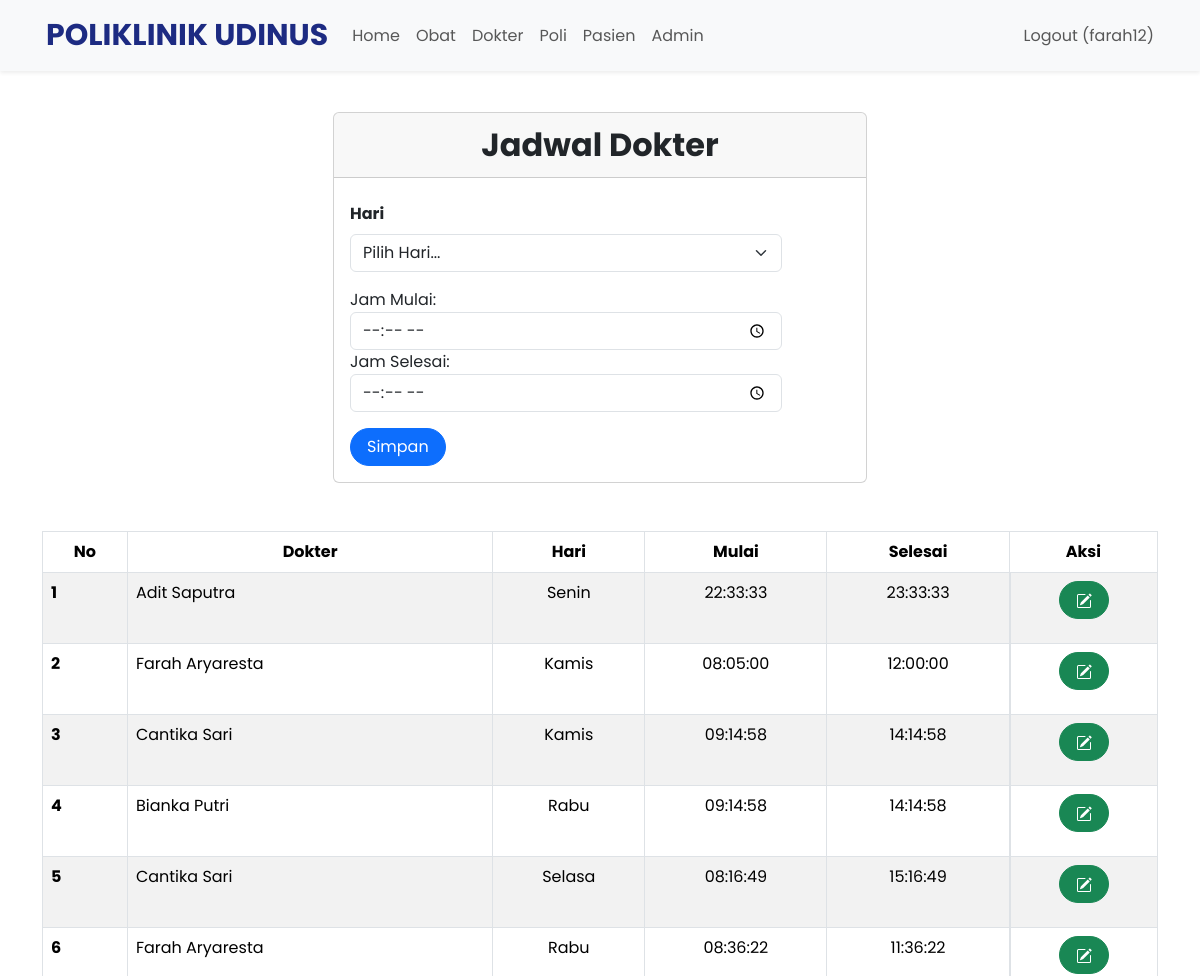
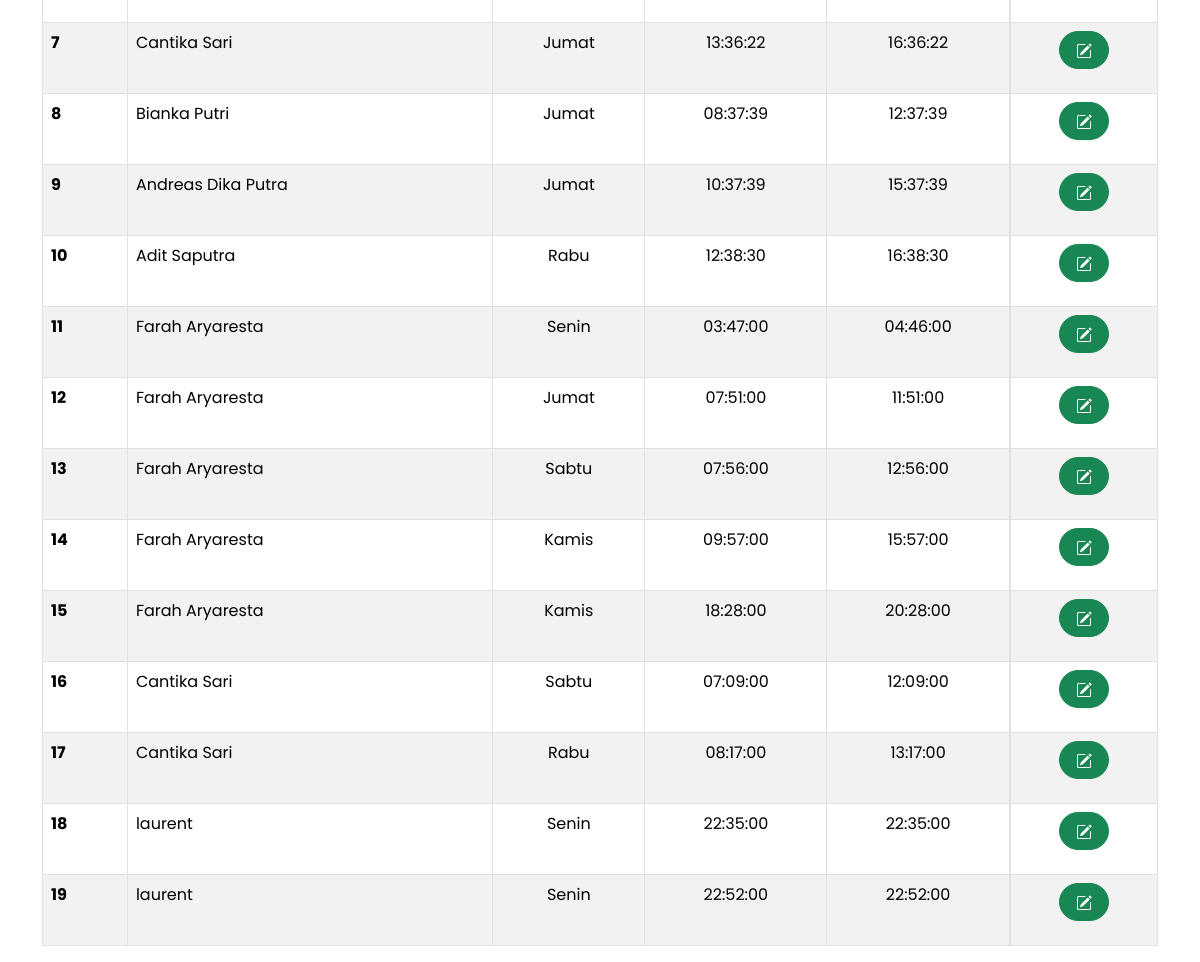
The page /index.php?page=jadwalDokterAdmin (signed in) on the database its author committed (2 pictures, top to bottom).
### tables this page shows
CREATE TABLE `jadwal_periksa` (
  `id` int(11) NOT NULL,
  `id_dokter` int(11) NOT NULL,
  `hari` enum('Senin','Selasa','Rabu','Kamis','Jumat','Sabtu') NOT NULL,
  `jam_mulai` time NOT NULL,
  `jam_selesai` time NOT NULL,
  `status` varchar(255) DEFAULT NULL
);

CREATE TABLE `dokter` (
  `id` int(11) NOT NULL,
  `nama` varchar(255) NOT NULL,
  `alamat` varchar(255) NOT NULL,
  `no_hp` varchar(50) NOT NULL,
  `id_poli` int(11) NOT NULL,
  `password` varchar(255) NOT NULL
);

### jadwalDokterAdmin.php (the view, shortened to what this page needs)
<br>
<div class="container">
    <div class="container">
        <div class="row justify-content-center">
            <div class="col-md-6">
                <div class="card">
                    <div class="card-header text-center fw-bold" style="font-size: 2rem;">Jadwal Dokter</div>
                    <div class="card-body">
                        <form class="form row" method="POST" style="width: 30rem;" action="" name="myForm" onsubmit="return(validate());">
                            <?php
                            $jam_mulai = '';
                            $jam_selesai = '';
                            ?>
                            <div class="row mt-1">
                                <div class="form-group">
                                    <div class="row mt-1 mb-3">
                                        <label for="hari" class="form-label fw-bold">
                                            Hari
                                        </label>
                                        <div>
                                            <select class="form-select" aria-label="hari" name="hari" >
                                                <option selected>Pilih Hari...</option>
                                            </select>
                                        </div>
                                    </div>
                                </div>
                                <div class="form-group">
                                    <label for="jam_mulai">Jam Mulai:</label>
                                    <input value="<?php echo $jam_mulai ?>" type="time" class="form-control" id="jam_mulai" name="jam_mulai" required >
                                </div>
                                <div class="form-group">
                                    <label for="jam_selesai">Jam Selesai:</label>
                                    <input value="<?php echo $jam_selesai ?>" type="time" class="form-control" id="jam_selesai" name="jam_selesai" required>
                                </div>
                            </div>
                            <div class="row mt-3">
                                <div class=col>
                                    <button type="submit" class="btn btn-primary rounded-pill px-3 mt-auto" name="simpan">Simpan</button>
                                </div>
                            </div>
                        </form>
                    </div>
                </div>
            </div>
        </div>
    </div>
    <br>
    <br>
    <table class="table table-bordered table-striped table-hover">
        <thead>
            <tr class="text-center">
                <th scope="col">No</th>
                <th scope="col">Dokter</th>
                <th scope="col">Hari</th>
                <th scope="col">Mulai</th>
                <th scope="col">Selesai</th>
                <th scope="col">Aksi</th>
            </tr>
        </thead>
        <tbody>
            <?php
            $result = mysqli_query($mysqli, "SELECT dokter.nama, jadwal_periksa.id, jadwal_periksa.hari, jadwal_periksa.jam_mulai, jadwal_periksa.jam_selesai FROM dokter JOIN jadwal_periksa ON dokter.id = jadwal_periksa.id_dokter");
            $no = 1;
            while ($data = mysqli_fetch_array($result)) {
            ?>
                <tr>
                    <th scope="row"><?php echo $no++ ?></th>
                    <td><?php echo $data['nama'] ?></td>
                    <td class="text-center"><?php echo $data['hari'] ?></td>
                    <td class="text-center"><?php echo $data['jam_mulai'] ?></td>
                    <td class="text-center"><?php echo $data['jam_selesai'] ?></td>
                    <td class="d-flex justify-content-center ">
                        <div class="d-flex gap-2 mb-3">
                            <a type="button" class="btn btn-success rounded-pill px-3" href="index.php?page=obat&id=<?php echo $data['id'] ?>">
                            </a>
                        </div>
                    </td>
                </tr>
            <?php
            }
            ?>
        </tbody>
    </table>
</div>

### style.css (style rules this page uses)
body { font-family: "Poppins", sans-serif; }
::placeholder { font-size: 16px; }

### rows shown on the page
jadwal_periksa: id_dokter.nama "Adit Saputra", hari "Senin", jam_mulai "22:33:33", jam_selesai "23:33:33"
jadwal_periksa: id_dokter.nama "Farah Aryaresta", hari "Kamis", jam_mulai "08:05:00", jam_selesai "12:00:00"
jadwal_periksa: id_dokter.nama "Cantika Sari", hari "Kamis", jam_mulai "09:14:58", jam_selesai "14:14:58"
jadwal_periksa: id_dokter.nama "Bianka Putri", hari "Rabu", jam_mulai "09:14:58", jam_selesai "14:14:58"
jadwal_periksa: id_dokter.nama "Cantika Sari", hari "Selasa", jam_mulai "08:16:49", jam_selesai "15:16:49"
jadwal_periksa: id_dokter.nama "Farah Aryaresta", hari "Rabu", jam_mulai "08:36:22", jam_selesai "11:36:22"
jadwal_periksa: id_dokter.nama "Cantika Sari", hari "Jumat", jam_mulai "13:36:22", jam_selesai "16:36:22"
jadwal_periksa: id_dokter.nama "Bianka Putri", hari "Jumat", jam_mulai "08:37:39", jam_selesai "12:37:39"
jadwal_periksa: id_dokter.nama "Andreas Dika Putra", hari "Jumat", jam_mulai "10:37:39", jam_selesai "15:37:39"
jadwal_periksa: id_dokter.nama "Adit Saputra", hari "Rabu", jam_mulai "12:38:30", jam_selesai "16:38:30"
jadwal_periksa: id_dokter.nama "Farah Aryaresta", hari "Senin", jam_mulai "03:47:00", jam_selesai "04:46:00"
jadwal_periksa: id_dokter.nama "Farah Aryaresta", hari "Jumat", jam_mulai "07:51:00", jam_selesai "11:51:00"
jadwal_periksa: id_dokter.nama "Farah Aryaresta", hari "Sabtu", jam_mulai "07:56:00", jam_selesai "12:56:00"
jadwal_periksa: id_dokter.nama "Farah Aryaresta", hari "Kamis", jam_mulai "09:57:00", jam_selesai "15:57:00"
jadwal_periksa: id_dokter.nama "Farah Aryaresta", hari "Kamis", jam_mulai "18:28:00", jam_selesai "20:28:00"
jadwal_periksa: id_dokter.nama "Cantika Sari", hari "Sabtu", jam_mulai "07:09:00", jam_selesai "12:09:00"
jadwal_periksa: id_dokter.nama "Cantika Sari", hari "Rabu", jam_mulai "08:17:00", jam_selesai "13:17:00"
jadwal_periksa: id_dokter.nama "laurent", hari "Senin", jam_mulai "22:35:00", jam_selesai "22:35:00"
jadwal_periksa: id_dokter.nama "laurent", hari "Senin", jam_mulai "22:52:00", jam_selesai "22:52:00"

### other values the page prints
$_SESSION['username'] "farah12"
